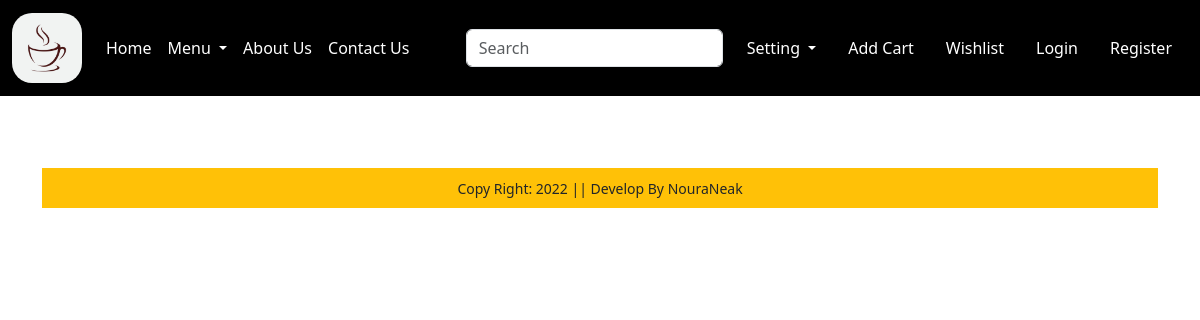
Before: /category/B1 with the older database file.
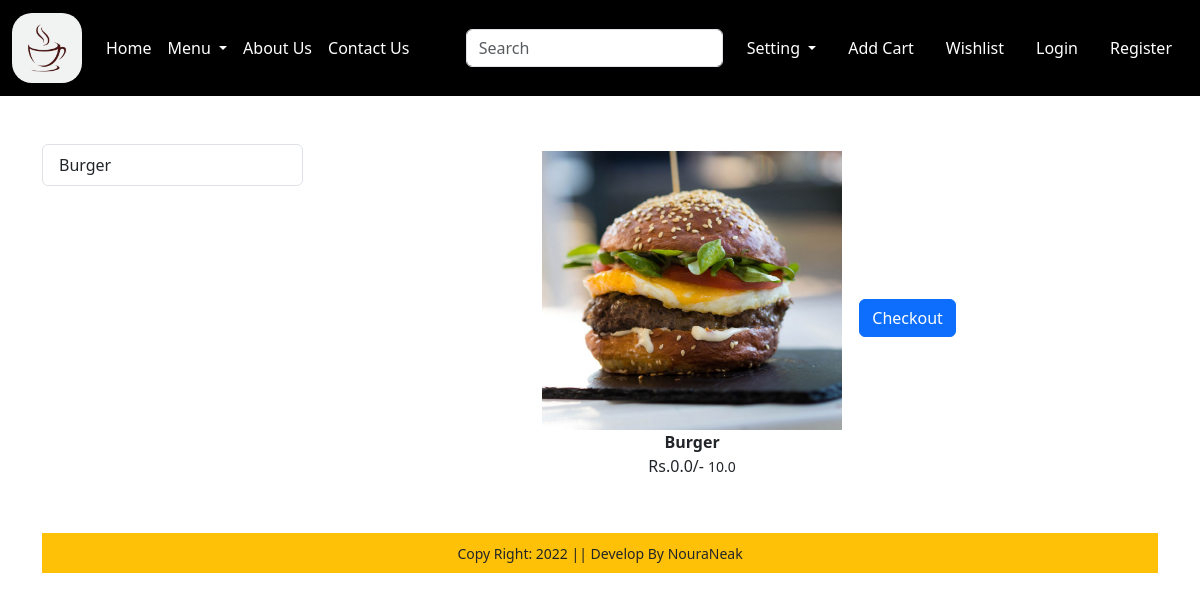
After: the same page with the newer database file.
### app/models.py (models this page shows, shortened)
class Product(models.Model):
    title = models.CharField(max_length=100)
    selling_price = models.FloatField()
    discounted_price = models.FloatField()
    description = models.TextField()
    composition = models.TextField(default='')
    prodapp = models.TextField(default='')
    category = models.CharField(choices=CATEGORY_CHOICES, max_length=255)
    product_image = models.ImageField(upload_to='products/')

### app/views.py (the view)
# urls.py: path('category/<slug:val>',views.CategoryView.as_view(),name="category"),
class CategoryView(View):
    def get(self,request ,val):
        product = Product.objects.filter(category=val)
        title = Product.objects.filter(category=val).values('title')
        return render(request,"app/category.html",locals())

### app/templates/app/category.html (shortened to what this page needs)
{% extends 'app/base.html' %}
{% load static %}
{% block main-content %}
<div class="container my-5">
    <div class="row">
        <div class='col-sm-3'>
            <div class="list-group">
            {% for val in title  %}
            <a href="#" class="list-group-item list-group-item-action" aria-current="true">
                {{val.title}}</a>
            {% endfor %}
</div>
    </div>
        <div class='col-sm-9'>
            <div class="row">
                {% for prod in product %}
                    <div class="col text-center mb-4">
                        <a href="{% url 'product-detail' prod.id %}" class="btn">
                            <div>
                                <img src="{{prod.product_image.url}}"width="300px" />
                                <div class="fw-bold">{{prod.title}}</div>
                                <div class="fw-bold-text-danger">
                                    Rs.{{prod.discounted_price}}/-
                                    <small class="fw-light-text-decoration-line-through">{{prod.selling_price}}</small>
                                </div>
                            </div>
                        </a>
                        <a href="{% url 'add-to-cart' %}?prod_id={{ prod.id }}&next={% url 'product-detail' prod.id %}" class="btn btn-primary mt-2">
                            Checkout
                        </a>
                    </div>
                {% endfor %}
            </div>
    </div>
</div>
{% endblock main-content %}

### app/templates/app/base.html (shortened to what this page needs)
<!DOCTYPE html>
{% load static %}
<html>
    <head>
        <link href="https://cdn.jsdelivr.net/npm/bootstrap@5.3.3/dist/css/bootstrap.min.css"
        rel="stylesheet">
        <link rel ="stylesheet" href ="{% static 'app/css/owl.carousel.min.css' %}"/>
        <link rel ="stylesheet" href ="{% static 'app/css/all.min.css' %}"/>
        <link rel ="stylesheet" href ="{% static 'app/css/style.css' %}"/>
    </head>
    <body>
      <nav class="navbar navbar-expand-lg bg-black">
        <div class="container-fluid">
          <a class="navbar-brand" href="#">
            <img src="{% static 'app/images/coffee.png' %}"
            width="70" height="70"
            style="border-radius: 20px;" />
          </a>
          <div class="collapse navbar-collapse" id="navbarSupportedContent">
            <ul class="navbar-nav me-auto mb-2 mb-lg-0">
              <li class="nav-item">
                <a class="nav-link active text-white" aria-current="page" href="/">Home</a>
              </li>
              <li class="nav-item dropdown">
                <a class="nav-link text-white dropdown-toggle" href="#" role="button" data-bs-toggle="dropdown" aria-expanded="false">
                  Menu
                </a>
              </li>
              <li class="nav-item">
                <a class="nav-link text-white" href="{% url 'about' %}">About Us</a>
              </li>
              <li class="nav-item">
                <a class="nav-link text-white" href="{% url 'contact' %}">Contact Us</a>
              </li>
            </ul>
            <form class="d-flex" role="search" action="/search">
              <input class="form-control me-2" type="search" placeholder="Search" aria-label="Search" name="search">
            </form>
            <ul class="navbar-nav mb-2 mb-lg-0">
              <li class="nav-item dropdown mx-2">
                <a class="nav-link dropdown-toggle text-white" href="#" id="profileDropdown" role="button" data-bs-toggle="dropdown" aria-expanded="false">
                  Setting
                </a>
              </li>
              <li class="nav-item mx-2">
                <a href="{% url 'show_cart' %}" class="nav-link text-white d-flex align-items-center">
                Add Cart</a>
              </li>
              <li class="nav-item mx-2">
                <a href="{% url 'checkout' %}" class="nav-link text-white ">
                </span>Wishlist</a>
            </li>
              <li class="nav-item mx-2">
                <a href="{% url 'login' %}" class="nav-link text-white">Login</a>
              </li>
              <li class="nav-item mx-2">
                <a href="{% url 'customerregistration' %}" class="nav-link text-white">Register</a>
              </li>
            </ul>
          </div>
        </div>
      </nav>
          {% block main-content %}{% endblock main-content %}
          <footer class="container-fluid bg-warning text-center text-dark-bold p-2 mt-4 ">
            <small>Copy Right: 2022 || Develop By NouraNeak</small>
        </footer>
    </body>
</html>

Changed rows visible on the page:
added Product: product_image (picture), title "Burger", discounted_price "0.0", selling_price "10.0"
Other visible differences:
new list line: "Burger"
